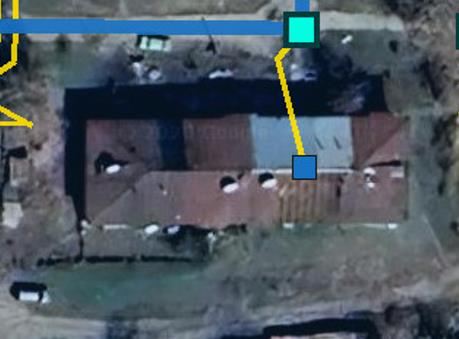
#> input picture work/altay3/img_9_p1.png, 459 x 339 px, found by its file name
$ python 60_montage.py
#> lines starting #> are read from the running program, lines starting #| are printed output that depends on the picture; pictures that were not available may be replaced by others from this repository, and a replacement may not be noted
#!/usr/bin/env python3
# -*- coding: utf-8 -*-
"""Task 60 (монтаж): altay3 — «Это многоквартирный дом», ИСПРАВЛЕНИЕ
Task 59: здание в селе АЛТАЙСКИЙ (вне-OSM барак у муфты M24).
Ряд 1: скриншот заказа | та же зона на карте v4 (раскладка 1:1) |
       новая карта v10 со значком МЖД «4».
Ряд 2: карточки ИТОГИ / МЕТОД / ИСПРАВЛЕНИЕ."""
from pathlib import Path

from PIL import Image, ImageDraw, ImageFont

BASE = Path('/home/z/my-project')
OUT = BASE / 'download/snp_vko/altay3_task60_result.jpg'
FB = '/usr/share/fonts/truetype/dejavu/DejaVuSans-Bold.ttf'
FR = '/usr/share/fonts/truetype/dejavu/DejaVuSans.ttf'


def F(sz, bold=True):
    return ImageFont.truetype(FB if bold else FR, sz)


def main():
    fig = Image.open(BASE / 'work/altay3/img_9_p1.png').convert('RGB')
#> fig is the input picture: PIL image 459x339 RGB; mean R, G, B 76.3, 87.3, 97.1
    v4 = Image.open(BASE / 'work/altay3/t60_found_v4zoom.png').convert('RGB')
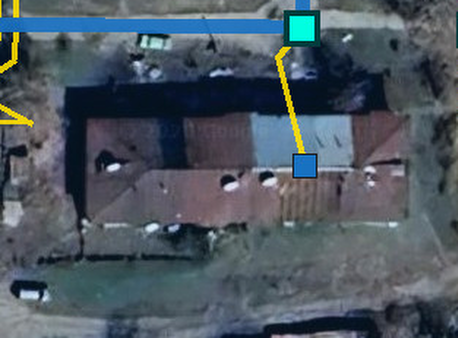
#> input picture work/altay3/t60_found_v4zoom.png, 458 x 338 px, found by its file name
#> v4 is the input picture: PIL image 458x338 RGB; mean R, G, B 76.2, 87.3, 97
    mp = Image.open(BASE / 'download/snp_vko/'
                    '06_Алтайский_зоны_ОРШ_схема_D.jpg').convert('RGB')
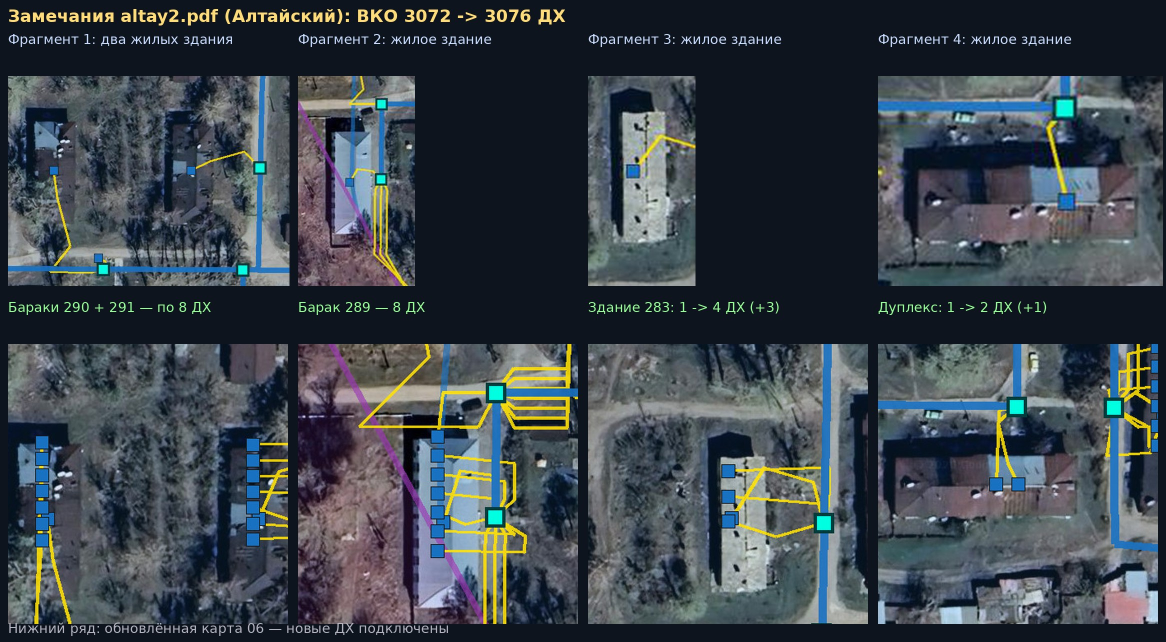
#> input picture download/snp_vko/altay2_task55_result.jpg, 2332 x 1284 px, given in place of 06_Алтайский_зоны_ОРШ_схема_D.jpg, which was not available (shown at 1/2 size)
#> mp is the input picture: PIL image 2332x1284 RGB; mean R, G, B 59.4, 67.9, 75.2
    # значок на (2295, 6732); кроп как в Task 59: 560x440
    crop = mp.crop((2295 - 300, 6732 - 140, 2295 + 300, 6732 + 320))
#> crop: PIL image 600x460 RGB; every value is 0

    W = 1460
    ph = 58
    row_h = 400
    card_h = 268
    H = ph + row_h + 14 + card_h + 22
    canvas = Image.new('RGB', (W, H), (10, 16, 26))
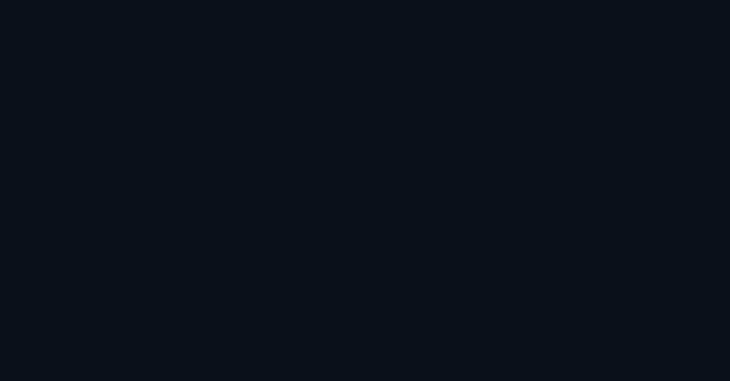
#> canvas: PIL image 1460x762 RGB (shown at 1/2 size); mean R, G, B 10, 16, 26
    dr = ImageDraw.Draw(canvas)

    dr.text((24, 12), 'altay3.pdf: «Это многоквартирный дом» — ИСПРАВЛЕНИЕ: '
            'село Алтайский (барак вне OSM, муфта M24)',
            font=F(27), fill=(140, 220, 255))

    # ряд 1: три панели
    pw = (W - 48 - 32) // 3
    panels = [
        ('Скриншот заказчика (карта v4)', fig, (255, 220, 120)),
        ('Карта v4, найденная зона: раскладка 1:1', v4, (150, 255, 170)),
        ('Карта v10: значок МЖД «4» на здании', crop, (150, 255, 170)),
    ]
    for i, (title, im, col) in enumerate(panels):
        x = 24 + i * (pw + 16)
        c = Image.new('RGB', (pw, row_h - 46), (18, 26, 38))
        f = im.copy()
        f.thumbnail((pw - 8, row_h - 54), Image.LANCZOS)
        c.paste(f, ((pw - f.width) // 2, (row_h - 46 - f.height) // 2))
        canvas.paste(c, (x, ph + 36))
        dr.text((x, ph + 8), title, font=F(19), fill=col)
        dr.rectangle([x, ph + 36, x + pw, ph + 36 + row_h - 46],
                     outline=(90, 130, 170), width=2)
#> this loop made 3 passes
#> (title, col, x) on passes 1 to 3: ('Скриншот заказчика (карта v4)', (255, 220, 120), 24), ('Карта v4, найденная зона: раскладка 1:1', (150, 255, 170), 500), ('Карта v10: значок МЖД «4» на здании', (150, 255, 170), 976)
#> pass 1, in main, `c = Image.new('RGB', (pw, row_h - 46), (18, 26, 38))`:
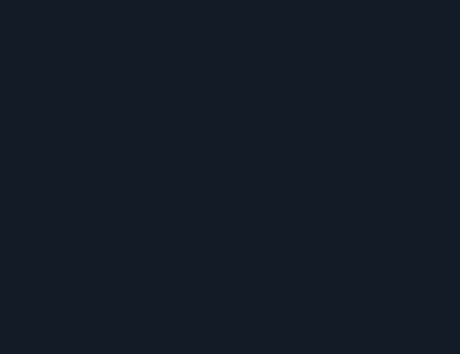
#> c: PIL image 460x354 RGB; mean R, G, B 18, 26, 38
#> after the loop:
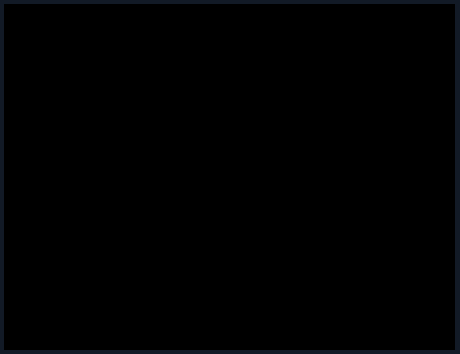
#> c: PIL image 460x354 RGB; mean R, G, B 0.8, 1.1, 1.6
#> after the loop:
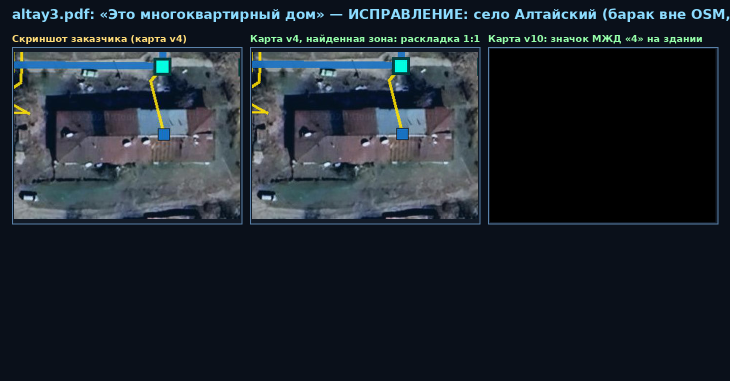
#> canvas: PIL image 1460x762 RGB (shown at 1/2 size); mean R, G, B 29.8, 37.8, 46.3
#> after the loop: f: PIL image 451x346 RGB; every value is 0

    # ряд 2: три карточки
    y0 = ph + row_h + 14
    cw = (W - 48 - 32) // 3
    cards = [
        ('ИТОГИ', [
            '• Формула квартир (lv=1, S=432 м²,',
            '  1 подъезд): N = 4',
            '• Алтайский: 650 -> 652 ДХ (+2)',
            '• ВКО: 3089 ДХ (как было) · 1499,2',
            '  вол-км (+0,9) · 6942 сварки',
            '• Значков МЖД 32, под ними 486 ДХ',
            '• QA: ВСЕ ПРОВЕРКИ ПРОЙДЕНЫ',
        ]),
        ('МЕТОД', [
            '• Цветовой маск-матчинг символики:',
            '  кабель+муфта+дроп+квадрат = 6/6',
            '  элементов на карте v4, отл. 1-2 px',
            '• Зум скриншота Z=1,46 определён по',
            '  толщине линий и размерам квадратов',
            '• Этажность: 1 (3 VLM-прохода, парa',
            '  с известным 2-эт бараком 637127282)',
        ]),
        ('ИСПРАВЛЕНИЕ TASK 59', [
            '• Task 59 ошибочно отнёс здание к',
            '  Пригородному (ложный цвет зоны) —',
            '  правка отменена: Пригородное 288 -> 286',
            '• Здание добавлено в OSM-слой',
            '  (полигон 29,8 x 14,5 м)',
            '• Легенда карты 06 более не накрывает',
            '  здание (вес значков МЖД поднят)',
        ]),
    ]
    for i, (title, lines) in enumerate(cards):
        x = 24 + i * (cw + 16)
        dr.rounded_rectangle([x, y0, x + cw, y0 + card_h], radius=12,
                             fill=(16, 28, 44), outline=(70, 120, 160),
                             width=2)
        dr.text((x + 16, y0 + 14), title, font=F(22), fill=(140, 220, 255))
        for j, t in enumerate(lines):
            dr.text((x + 16, y0 + 48 + j * 30), t, font=F(17, False),
                    fill=(225, 235, 245))

    canvas.save(OUT, quality=92)
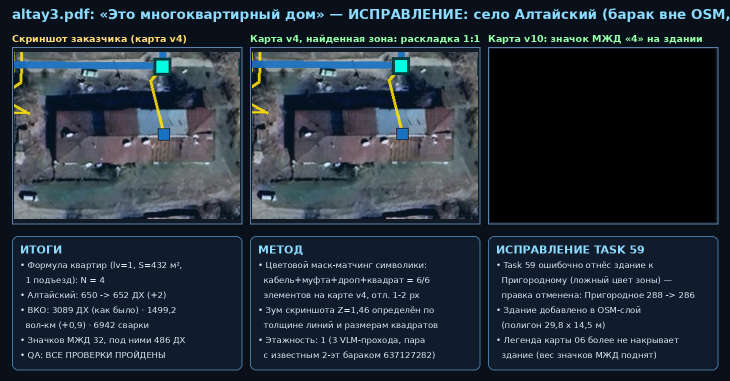
#> saved as altay3_task60_result.jpg: PIL image 1460x762 RGB (shown at 1/2 size); mean R, G, B 36.3, 46.7, 57.4
    print('saved', OUT, canvas.size)
#| saved /home/z/my-project/download/snp_vko/altay3_task60_result.jpg (1460, 762)


if __name__ == '__main__':
    main()
